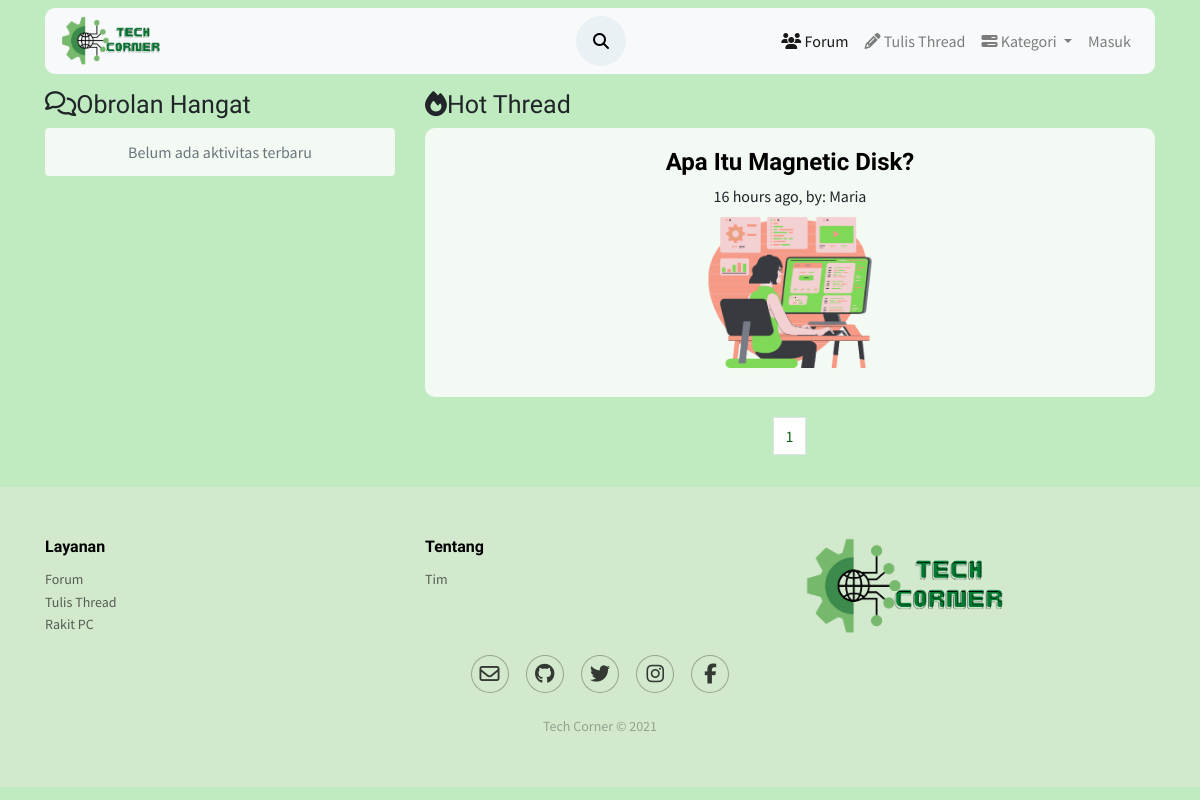
The app's page /forum/kategori/laptop.php, older data.
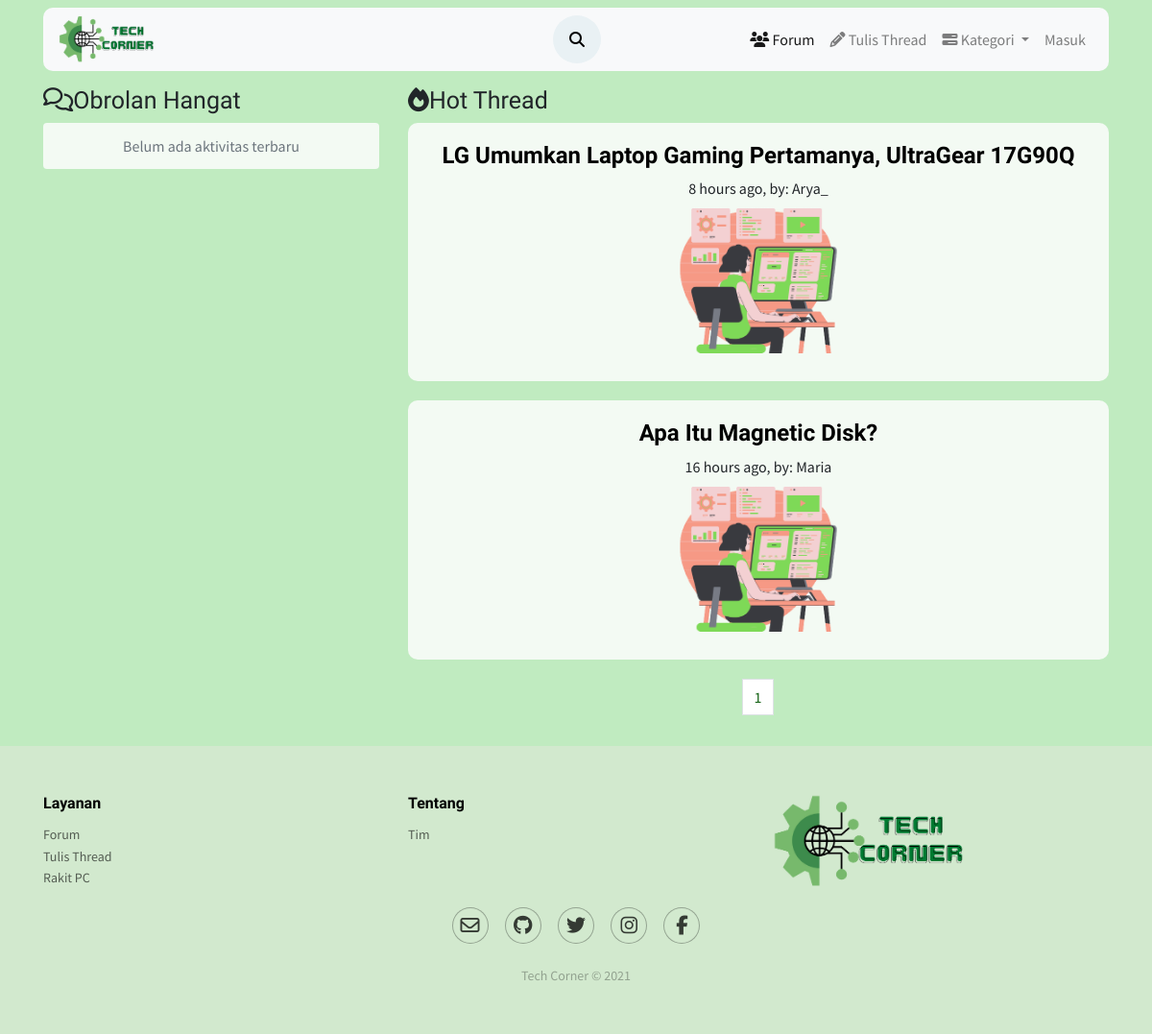
The same page, newer data.
### tables this page shows
CREATE TABLE `posting` (
  `id_thread` int(50) NOT NULL,
  `user_id` int(50) NOT NULL,
  `judul` varchar(200) NOT NULL,
  `konten` text NOT NULL,
  `kategori` varchar(50) NOT NULL,
  `thumb` varchar(50) NOT NULL,
  `tanggal_posting` timestamp NOT NULL DEFAULT current_timestamp(),
  `diubah` varchar(20) DEFAULT NULL
);

CREATE TABLE `users` (
  `id_user` int(11) NOT NULL,
  `username` varchar(50) NOT NULL,
  `email` varchar(100) NOT NULL,
  `password` varchar(100) NOT NULL,
  `name` varchar(100) NOT NULL,
  `foto` varchar(50) NOT NULL,
  `level` varchar(20) NOT NULL,
  `vkey` varchar(200) NOT NULL,
  `verified` enum('0','1') NOT NULL DEFAULT '0' COMMENT '0 = not verified\r\n1 = verified\r\n',
  `created_at` timestamp(6) NOT NULL DEFAULT current_timestamp(6)
);

### forum/funct/function.php (called while the page is built, shortened)
<?php
function query($query)
{
    global $conn;
    $result=mysqli_query($conn,$query);
    $rows=[];
    while($row= mysqli_fetch_assoc($result))
    {
        $rows[]=$row;
    }
    return $rows;
}
function users($id_user)
{
     $query="SELECT * FROM users WHERE
        id_user ='$id_user';";
     return query($query);
}
function times( $time )
{
    $time_difference = time() - $time;
    $condition = array( 12 * 30 * 24 * 60 * 60 =>  'year',
                30 * 24 * 60 * 60       =>  'month',
                24 * 60 * 60            =>  'day',
                60 * 60                 =>  'hour',
                60                      =>  'minute',
                1                       =>  'second'
    );
    foreach( $condition as $secs => $str )
    {
        $d = $time_difference / $secs;
        if( $d >= 1 )
        {
            $t = round( $d );
            return  $t . ' ' . $str . ( $t > 1 ? 's' : '' ) . ' ago';
        }
    }
}
?>

### forum/kategori/laptop.php (the view, shortened to what this page needs)
<?php include('layout/header.php'); ?>
<?php include('../funct/function.php'); ?>
<?php
$jumlah_data_perhalaman = 2;
$jumlahData = count(query("SELECT * FROM posting WHERE kategori ='Laptop / Notebook'"));
$jumlahpage = ceil($jumlahData / $jumlah_data_perhalaman);
$activepage = (isset($_GET['halaman'])) ? $_GET['halaman'] : 1;
$awal = ($jumlah_data_perhalaman * $activepage) - $jumlah_data_perhalaman;
$list = mysqli_query($conn, "SELECT * FROM posting WHERE kategori='Laptop / Notebook' ORDER BY tanggal_posting DESC LIMIT $awal, $jumlah_data_perhalaman");
$row = mysqli_fetch_assoc($list);
?>
<div class="container mb-3 mt-3 align-self-center">
    <div class="card-fitur text-center">
        <div class="row">
            <?php
                $komentar_query = "SELECT * FROM komentar WHERE thread_id = ".$row['id_thread']." ORDER BY created_at DESC LIMIT 3 ";
                $komentar_result = mysqli_query($conn, $komentar_query);
            ?>
            <div class="col-6 col-md-4 mb-3 pull-left">
                <h2><i class="fa fa-comments-o" aria-hidden="true"></i>Obrolan Hangat</h2>
                <div class="card">
                    <ul class="list-group list-group-flush">
                        <?php if(mysqli_num_rows($komentar_result) == 0) : ?>
                        <li class="list-group-item">
                            <div class="text-muted">
                                Belum ada aktivitas terbaru
                            </div>
                        </li>
                        <?php endif; ?>
                    </ul>
                </div>
            </div>
            <div class="col-md-8">
                <h2><i class="fa fa-fire" aria-hidden="true"></i>Hot Thread</h2>
                <?php foreach ($list as $data) : ?>
                    <?php foreach ($res = users($data['user_id']) as $user) : ?>
                        <div class="widget">
                            <div class="card media d-flex justify-content-center align-items-center">
                                <div class="card-body d-flex justify-content-center align-items-center">
                                    <div class="media-body">
                                        <h4 class="media-heading">
                                            <a href="../view.php?thread=<?= $data['id_thread'] ?>" target="_self"><b><?= $data['judul'] ?></b></a>
                                        </h4><span class="media-date"><a><?= times(strtotime($data['tanggal_posting'])) ?></a>, by: <a><?= $user['username'] ?></a></span>
                                        <br><a href="../view.php?thread=<?= $data['id_thread'] ?>"><img class="media-object" src="../assets/img/pict1.png" width="300px" alt=""></a>
                                    </div>
                                </div>
                            </div>
                        </div>
                    <?php endforeach; ?>
                <?php endforeach; ?>
                <nav aria-label="Page navigation example">
                    <ul class="pagination justify-content-center">
                        <?php for ($i = 1; $i <= $jumlahpage; $i++) : ?>
                            <?php if ($i === $activepage) : ?>
                                <li class="page-item  "><a class="page-link" href="laptop.php?halaman=<?= $i ?>"><?= $i ?></a></li>
                            <?php else : ?>
                                <li class="page-item "><a class="page-link" href="laptop.php?halaman=<?= $i ?>"><?= $i ?></a></li>
                            <?php endif; ?>
                        <?php endfor; ?>
                    </ul>
                </nav>
            </div>
        </div>
    </div>
</div>
<?php include('layout/footer.php'); ?>

### forum/kategori/layout/header.php (shortened to what this page needs)
<!DOCTYPE html>
<html lang="en">
<head>
    <link rel="stylesheet" href="https://cdnjs.cloudflare.com/ajax/libs/font-awesome/5.15.3/css/all.min.css">
    <link rel="stylesheet" href="https://maxcdn.bootstrapcdn.com/bootstrap/4.0.0/css/bootstrap.min.css">
    <link rel="stylesheet" href="../assets/css/style.css">
</head>
<body class="body">
    <div class="header">
        <div class="container mb-3 mt-2">
            <nav class="navbar navbar-expand-lg navbar-light bg-light sticky-top">
                <a href="../index.php"><img src="../assets/img/logo.png" width="100"></a>
                <div class="collapse navbar-collapse" id="navbarSupportedContent">
                    <ul class="navbar-nav ml-auto">
                        <li class="nav-item">
                            <form class="search">
                                <div class="search__wrapper">
                                <input type="text" name="" placeholder="Cari..." class="search__field">
                                <button type="submit" class="fa fa-search search__icon"></button>
                                </div>
                            </form>
                        </li>
                        <li class="nav-item active">
                            <a class="nav-link" href="../all.php"><i class="fa fa-users" aria-hidden="true"></i>
                                Forum<span class="sr-only">(current)</span>
                            </a>
                        </li>
                        <li class="nav-item">
                            <a class="nav-link" href="../buat.php"><i class="fa fa-pencil" aria-hidden="true"></i>
                                Tulis Thread
                            </a>
                        </li>
                        <li class="nav-item dropdown">
                            <a class="nav-link dropdown-toggle" href="#" id="navbarDropdown" role="button" data-toggle="dropdown" aria-haspopup="true" aria-expanded="false">
                            <i class="fa fa-tasks" aria-hidden="true"></i>
                            Kategori
                            </a>
                        </li>
                        <?php if(isset($_SESSION["login"])) { ?>
                        <li class="nav-item dropdown no-arrow">
                            <a class="nav-link dropdown-toggle" href="#" id="userDropdown" role="button" data-toggle="dropdown" aria-haspopup="true" aria-expanded="false">
                                <img width="50px" style="border-radius: 50%;" src="../../profile/assets/img/<?= $_SESSION["foto"]; ?>">
                            </a>
                            <div class="dropdown-menu dropdown-menu-right shadow animated--grow-in" aria-labelledby="userDropdown">
                                <a class="dropdown-item" href="../../profile/profile.php?id=<?= $_SESSION["id"]; ?>">
                                    <i class="fas fa-user fa-sm fa-fw mr-2 text-gray-400"></i>
                                    Profile
                                </a>
                                <a class="dropdown-item" href="#">
                                    <i class="fas fa-cogs fa-sm fa-fw mr-2 text-gray-400"></i>
                                    Settings
                                </a>
                                <a class="dropdown-item" href="#">
                                    <i class="fas fa-list fa-sm fa-fw mr-2 text-gray-400"></i>
                                    Activity Log
                                </a>
                                <div class="dropdown-divider"></div>
                                <a class="dropdown-item" href="../../auth/user.php?aksi=logout">
                                    <i class="fas fa-sign-out-alt fa-sm fa-fw mr-2 text-gray-400"></i>
                                    Logout
                                </a>
                            </div>
                        </li>
                        <?php
                            } else {
                        ?>
                        <li class="nav-item">
                            <a class="nav-link" href="../../auth/login.php">
                                Masuk
                            </a>
                        </li>
                        <?php } ?>
                    </ul>
                </div>
            </nav>
        </div>
    </div>

### forum/kategori/layout/footer.php
    <div class="footer-green">
        <footer>
            <div class="container">
                <div class="row">
                    <div class="col-sm-6 col-md-4 item">
                        <h3>Layanan</h3>
                        <ul>
                            <li><a href="../all.php">Forum</a></li>
                            <li><a href="../newthread.php">Tulis Thread</a></li>
                            <li><a href="#">Rakit PC</a></li>
                        </ul>
                    </div>
                    <div class="col-sm-6 col-md-4 item">
                        <h3>Tentang</h3>
                        <ul>
                            <li><a href="tim.html">Tim</a></li>
                        </ul>
                    </div>
                    <div class="col-md-4 item text">
                        <a href="../index.php"><img src="../img/logo.png" alt="" width="200px"></a>
                    </div>
                    <div class="col item social">
                        <a href="#"><i class="fa fa-envelope-o" aria-hidden="true"></i></a>
                        <a href="#"><i class="fa fa-github" aria-hidden="true"></i></a>
                        <a href="#"><i class="fa fa-twitter" aria-hidden="true"></i></a>
                        <a href="#"><i class="fa fa-instagram" aria-hidden="true"></i></a>
                        <a href="#"><i class="fa fa-facebook" aria-hidden="true"></i></a>
                    </div>
                </div>
                <p class="copyright">Tech Corner © 2021</p>
            </div>
        </footer>
    </div>
</body>
</html>

### forum/assets/css/style.css (style rules this page uses)
.body { background-color: #c0ebc0; font-size: 16px; font-family: 'Source Sans Pro', sans-serif; }
.navbar { font-size: 16px; font-family: 'Source Sans Pro', sans-serif; border-radius: 10px; }
.search { position: absolute; top: 50%; left: 50%; -webkit-transform: translateX(-50%) translateY(-50%); transform: translateX(-50%) translateY(-50%); }
.search * { background: none; outline: none; box-sizing: border-box; }
.search__wrapper { position: relative; }
.search__field { width: 50px; height: 50px; color: transparent; font-family: Lato, sans-serif; font-size: 16px; padding: 0.35em 50px 0.35em 0; border: 1px solid transparent; border-radius: 0; cursor: pointer; transition: all 0.3s ease-in-out; }
.search__icon { position: absolute; top: 0; right: 0; background-color: #e9f1f4; width: 50px; height: 50px; font-size: 16px; text-align: center; border-color: transparent; border-radius: 50%; pointer-events: none; display: inline-block; transition: background-color 0.2s ease-in-out; }
.card-fitur .card { border: none; text-align: center; background-color: #f3faf3; border-radius: 10px; max-height: 350px; float: none; }
.card .list-group-item { text-align: center; background-color: #f3faf3; border-radius: 10px; }
h2 { text-align: left; font-family: 'Readex Pro', sans-serif; font-size: 25px; }
.media-heading a { color: black; font-family: 'Yeseva One', cursive; }
.media-date a { color: rgb(23, 100, 23); }
.widget { position: relative; display: block; margin-bottom: 20px; }
.widget .media { margin-top: 0; margin-bottom: 0; }
.page-item a { color: rgb(23, 100, 23); }
.footer-green { padding:50px 0; color:black; background-color: #d2e9ce; }
.footer-green h3 { margin-top:0; margin-bottom:12px; font-weight:bold; font-size:16px; font-family: 'Yeseva One', cursive; }
.footer-green ul { padding:0; list-style:none; line-height:1.6; font-size:14px; margin-bottom:0; }
.footer-green ul a { color:inherit; text-decoration:none; opacity:0.6; }
.footer-green .item.text { margin-bottom:20px; }
.footer-green .item.social { text-align:center; }
.footer-green .item.social > a { font-size:20px; width:36px; height:36px; line-height:36px; display:inline-block; text-align:center; border-radius:50%; box-shadow:0 0 0 1px rgba(0, 0, 0, 0.4); margin:0 8px; color:black; opacity:0.75; }
.footer-green .copyright { text-align:center; padding-top:24px; opacity:0.3; font-size:14px; margin-bottom:0; }

Row changes from the older to the newer data that the page shows:
added posting: judul "LG Umumkan Laptop Gaming Pertamanya, UltraGear 17G90Q", tanggal_posting "8 hours ago"
now on this page (row unchanged): users: username "Arya_"
